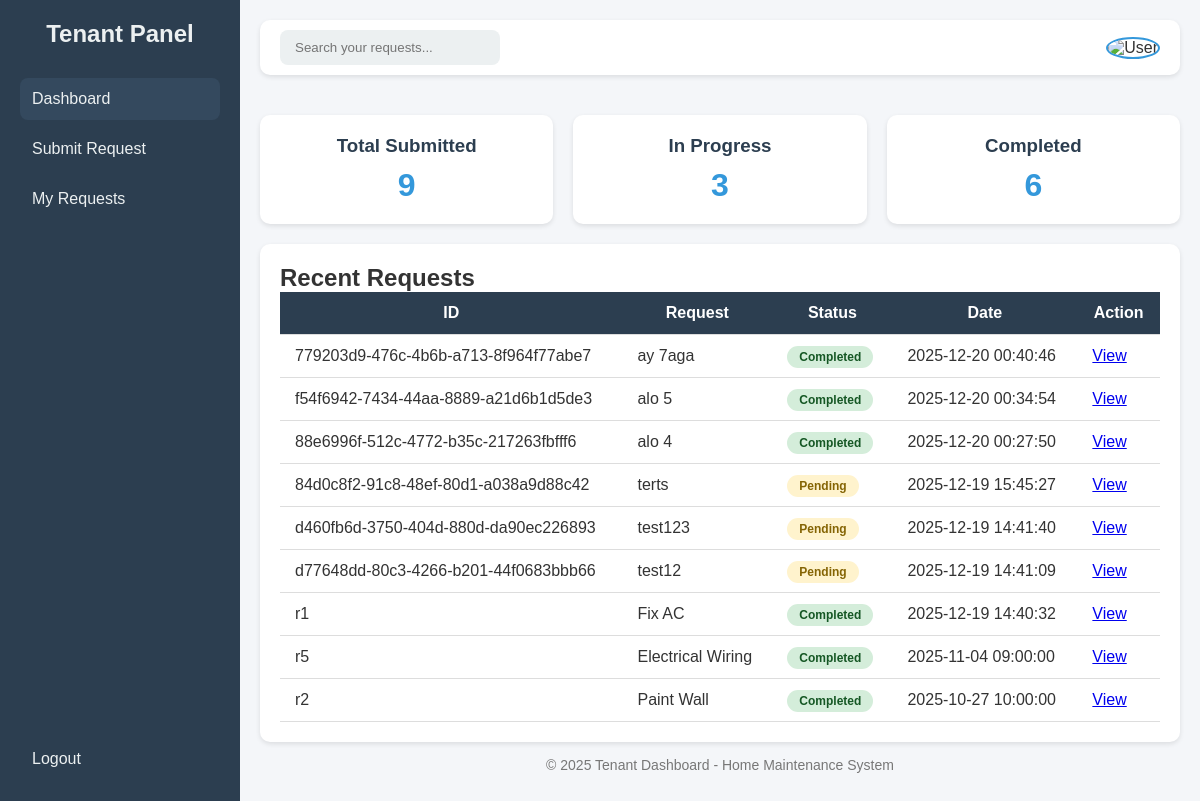
The app's page /tenant/dashboard (signed in) with its own data.
### tables this page shows
CREATE TABLE requests (
        id TEXT PRIMARY KEY,
        title TEXT,
        description TEXT,
        status TEXT,
        assigned_to TEXT,
        date TEXT,
        user_id TEXT,
        FOREIGN KEY(user_id) REFERENCES users(id),
        FOREIGN KEY(assigned_to) REFERENCES users(id)
    );

### app.py (the view)
@app.route('/tenant/dashboard')
@Role_Authentication(["tenant"])
def tenant_dashboard():
    tenant_id = session.get('User_id')
    search = request.args.get('search', '')
    conn = get_db_connection()
    total = conn.execute(
        "SELECT COUNT(*) FROM requests WHERE user_id = ?", (tenant_id,)
    ).fetchone()[0]
    in_progress = conn.execute(
        "SELECT COUNT(*) FROM requests WHERE user_id = ? AND status IN ('Pending', 'In Progress')", (tenant_id,)
    ).fetchone()[0]
    completed = conn.execute(
        "SELECT COUNT(*) FROM requests WHERE user_id = ? AND status='Completed'", (tenant_id,)
    ).fetchone()[0]
    query = "SELECT id, title, status, date FROM requests WHERE user_id = ?"
    params = [tenant_id]
    if search:
        query += " AND title LIKE ?"
        params.append(f'%{search}%')
    query += " ORDER BY date DESC LIMIT 10"
    recent = conn.execute(query, params).fetchall()
    conn.close()
    return render_template('tenant_dashboard.html', total=total, in_progress=in_progress,
                           completed=completed, recent=recent, search=search)

### app.py (called while the page is built)
def get_db_connection():
    conn = sqlite3.connect(DB_NAME)
    conn.row_factory = sqlite3.Row
    return conn

def Role_Authentication(allowed_roles):
    def decorator(f):
        @wraps(f)
        def decorated_function(*args, **Kwargs):
            if 'role' not in session:
                flash('Access denied. Please log in.')
                return redirect(url_for("login"))
            if session['role'] not in allowed_roles:
                flash('Access denied. Insufficient privileges.')
                return redirect(url_for("dashboard"))
            return f(*args, **Kwargs)
        return decorated_function
    return decorator

### templates/tenant_dashboard.html (shortened to what this page needs)
<!DOCTYPE html>
<html lang="en">
<head>
</head>
<body>
    <div class="sidebar">
        <div>
            <h2>Tenant Panel</h2>
            <a href="{{ url_for('tenant_dashboard') }}" class="active">Dashboard</a>
            <a href="{{ url_for('submit_request') }}">Submit Request</a>
            <a href="{{ url_for('tenant_all_requests') }}">My Requests</a>
        </div>
        <div>
            <a href="{{ url_for('logout') }}">Logout</a>
        </div>
    </div>
    <div class="main">
        <div class="top-bar">
            <form action="{{ url_for('tenant_dashboard') }}" method="GET" class="search-bar">
                <input type="text" name="search" placeholder="Search your requests..." value="{{ search }}">
            </form>
            <div class="user-actions">
                <img src="https://cdn-icons-png.flaticon.com/512/847/847969.png" alt="User" class="user-logo" />
            </div>
        </div>
        <div class="stats">
            <div class="card">
                <h3>Total Submitted</h3>
                <p>{{ total }}</p>
            </div>
            <div class="card">
                <h3>In Progress</h3>
                <p>{{ in_progress }}</p>
            </div>
            <div class="card">
                <h3>Completed</h3>
                <p>{{ completed }}</p>
            </div>
        </div>
        <div class="content-section">
            <h2>Recent Requests</h2>
            <table>
                <thead>
                    <tr>
                        <th>ID</th>
                        <th>Request</th>
                        <th>Status</th>
                        <th>Date</th>
                        <th>Action</th>
                    </tr>
                </thead>
                <tbody>
                    {% if recent %}
                        {% for req in recent %}
                        <tr>
                            <td>{{ req.id }}</td>
                            <td>{{ req.title }}</td>
                            <td>
                                {% if req.status == "Pending" %}
                                    <span class="status-badge status-pending">Pending</span>
                                {% elif req.status == "Completed" %}
                                    <span class="status-badge status-completed">Completed</span>
                                {% else %}
                                    <span class="status-badge status-in-progress">In Progress</span>
                                {% endif %}
                            </td>
                            <td>{{ req.date }}</td>
                            <td>
                                <a href="{{ url_for('view_single_request', req_id=req.id) }}">View</a>
                            </td>
                        </tr>
                        {% endfor %}
                    {% else %}
                        <tr>
                            <td colspan="5" style="text-align:center; color:#888;">No requests found.</td>
                        </tr>
                    {% endif %}
                </tbody>
            </table>
        </div>
        <footer>
            <p>&copy; 2025 Tenant Dashboard - Home Maintenance System</p>
        </footer>
    </div>
</body>
</html>

### templates/tenant_dashboard.html (style rules this page uses)
* { margin: 0; padding: 0; box-sizing: border-box; }
body { font-family: Arial, sans-serif; display: flex; background: #f4f6f9; min-height: 100vh; color: #333; }
.sidebar { width: 240px; background: #2c3e50; color: #fff; display: flex; flex-direction: column; justify-content: space-between; padding: 20px; }
.sidebar h2 { text-align: center; margin-bottom: 30px; color: #ecf0f1; }
.sidebar a { color: #ecf0f1; text-decoration: none; padding: 12px; border-radius: 8px; display: block; margin: 8px 0; transition: 0.3s; }
.sidebar a:hover, .sidebar a.active { background: #34495e; }
.main { flex: 1; display: flex; flex-direction: column; padding: 20px; }
.top-bar { display: flex; justify-content: space-between; align-items: center; background: #fff; padding: 10px 20px; border-radius: 10px; box-shadow: 0 2px 5px rgba(0,0,0,0.1); margin-bottom: 20px; }
.search-bar { display: flex; align-items: center; background: #ecf0f1; border-radius: 8px; padding: 5px 10px; }
.search-bar input { border: none; outline: none; background: none; padding: 5px; width: 200px; }
.user-logo { width: 40px; height: 40px; border-radius: 50%; cursor: pointer; border: 2px solid #3498db; }
.stats { display: flex; gap: 20px; margin: 20px 0; }
.card { flex: 1; background: #fff; padding: 20px; border-radius: 10px; box-shadow: 0 2px 5px rgba(0,0,0,0.1); text-align: center; }
.card h3 { color: #2c3e50; margin-bottom: 10px; }
.card p { font-size: 32px; font-weight: bold; color: #3498db; }
.content-section { background: #fff; padding: 20px; border-radius: 10px; box-shadow: 0 2px 5px rgba(0,0,0,0.1); }
table { width: 100%; border-collapse: collapse; }
th, td { padding: 12px 15px; border-bottom: 1px solid #ddd; }
th { background: #2c3e50; color: #fff; }
.status-badge { padding: 4px 12px; border-radius: 12px; font-size: 12px; font-weight: bold; }
.status-pending { background: #fff3cd; color: #856404; }
.status-completed { background: #d4edda; color: #155724; }
footer { text-align: center; margin-top: auto; padding: 15px; font-size: 14px; color: #777; }

### records on screen
requests: id "779203d9-476c-4b6b-a713-8f964f77abe7", title "ay 7aga", status "Completed", date "2025-12-20 00:40:46"
requests: id "f54f6942-7434-44aa-8889-a21d6b1d5de3", title "alo 5", status "Completed", date "2025-12-20 00:34:54"
requests: id "88e6996f-512c-4772-b35c-217263fbfff6", title "alo 4", status "Completed", date "2025-12-20 00:27:50"
requests: id "84d0c8f2-91c8-48ef-80d1-a038a9d88c42", title "terts", status "Pending", date "2025-12-19 15:45:27"
requests: id "d460fb6d-3750-404d-880d-da90ec226893", title "test123", status "Pending", date "2025-12-19 14:41:40"
requests: id "d77648dd-80c3-4266-b201-44f0683bbb66", title "test12", status "Pending", date "2025-12-19 14:41:09"
requests: id "r1", title "Fix AC", status "Completed", date "2025-12-19 14:40:32"
requests: id "r5", title "Electrical Wiring", status "Completed", date "2025-11-04 09:00:00"
requests: id "r2", title "Paint Wall", status "Completed", date "2025-10-27 10:00:00"

### other values on screen
{{ total }} "9"
{{ in_progress }} "3"
{{ completed }} "6"
